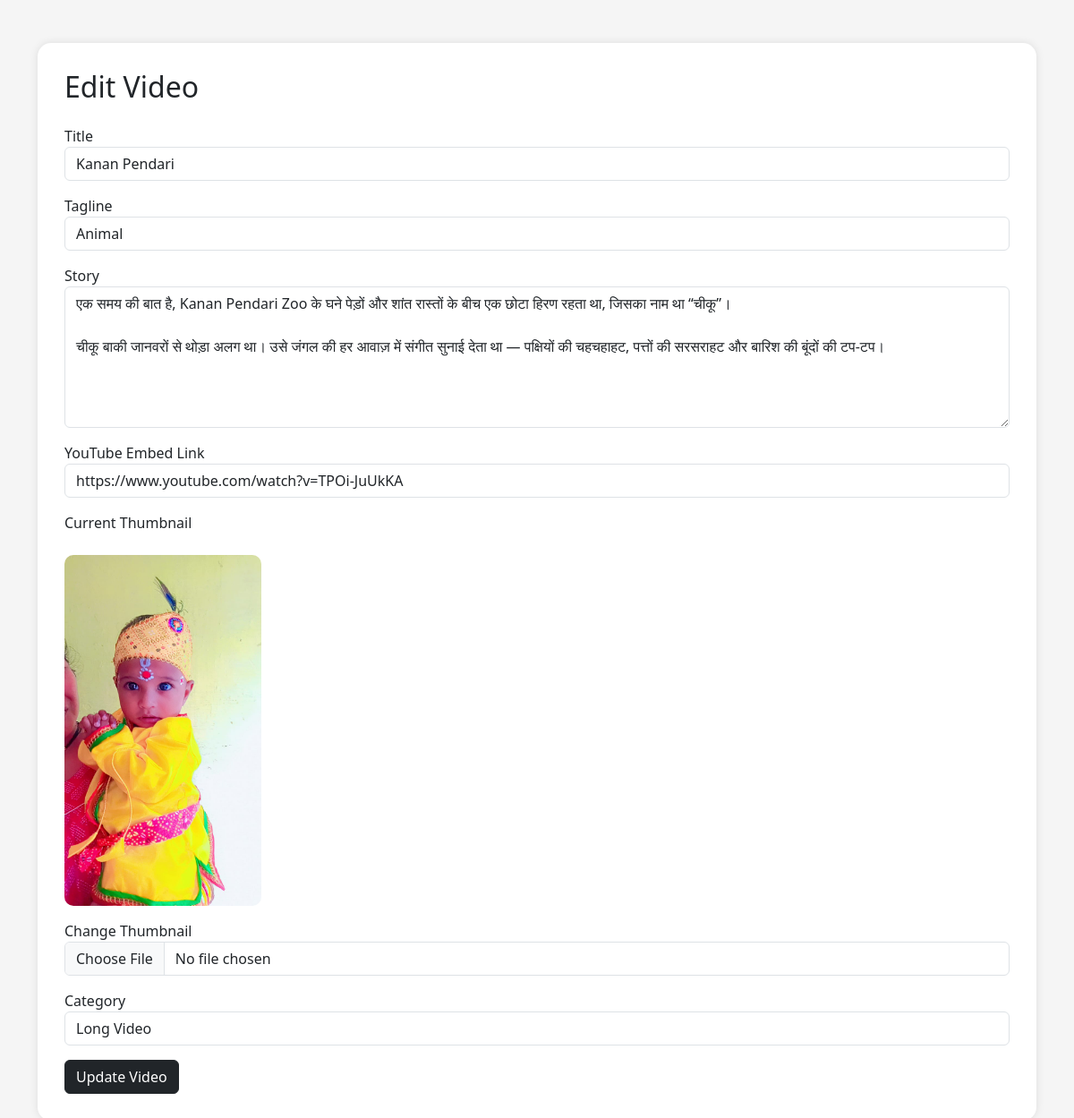
Screenshot of /admin/edit-video.php?id=2 (signed in) with the database file from the repository.
### tables this page shows
CREATE TABLE `videos` (
  `id` int NOT NULL,
  `title` varchar(255) DEFAULT NULL,
  `tagline` varchar(255) DEFAULT NULL,
  `story` text,
  `youtube_link` text,
  `thumbnail` varchar(255) DEFAULT NULL,
  `category` varchar(100) DEFAULT NULL,
  `views` int DEFAULT '0',
  `created_at` timestamp NULL DEFAULT CURRENT_TIMESTAMP,
  `slug` varchar(255) DEFAULT NULL,
  `status` enum('draft','published') DEFAULT 'published',
  `is_featured` tinyint(1) DEFAULT '0'
);

### admin/edit-video.php (the view, shortened to what this page needs)
<?php
include '../includes/config.php';
$id = $_GET['id'];
$query = mysqli_query($conn,
"SELECT * FROM videos
WHERE id='$id'");
$row = mysqli_fetch_assoc($query);
?>
<!DOCTYPE html>
<html>
<head>
<link href="https://cdn.jsdelivr.net/npm/bootstrap@5.3.3/dist/css/bootstrap.min.css"
rel="stylesheet">
</head>
<body>
<div class="container mt-5 mb-5">
<div class="edit-box">
<h2 class="mb-4">
Edit Video
</h2>
<form method="POST"
enctype="multipart/form-data">
<div class="mb-3">
<label>Title</label>
<input type="text"
name="title"
class="form-control"
value="<?php echo $row['title']; ?>"
required>
</div>
<div class="mb-3">
<label>Tagline</label>
<input type="text"
name="tagline"
class="form-control"
value="<?php echo $row['tagline']; ?>">
</div>
<div class="mb-3">
<label>Story</label>
<textarea
name="story"
class="form-control"
rows="6"><?php echo $row['story']; ?></textarea>
</div>
<div class="mb-3">
<label>YouTube Embed Link</label>
<input type="text"
name="youtube"
class="form-control"
value="<?php echo $row['youtube_link']; ?>">
</div>
<div class="mb-3">
<label>Current Thumbnail</label>
<br><br>
<img src="../uploads/<?php
echo $row['thumbnail'];
?>"
class="thumb">
</div>
<div class="mb-3">
<label>Change Thumbnail</label>
<input type="file"
name="thumbnail"
class="form-control">
</div>
<div class="mb-3">
<label>Category</label>
<select
name="category"
class="form-control">
<option <?php
if($row['category']=="Long Video")
echo "selected";
?>>
Long Video
</option>
</select>
</div>
<button
name="update"
class="btn btn-dark">
Update Video
</button>
</form>
</div>
</div>
</body>
</html>

### admin/edit-video.php (style rules this page uses)
body { background:#f5f5f5; }
.edit-box { background:white; padding:30px; border-radius:15px; box-shadow:0 0 10px rgba(0,0,0,0.1); }
.thumb { width:220px; border-radius:10px; }

### rows the page displays
videos: title "Kanan Pendari", tagline "Animal", story "एक समय की बात है, Kanan Pendari Zoo के घने पेड़ों और शांत रास्तों के बीच एक छोटा हिरण रहता था, जिसका नाम था “चीकू”। चीकू बाकी जानवरों से थोड़ा अलग था। उसे जंगल की हर आवाज़ में संगीत सुनाई देता था — पक्षियों की चहचहाहट, पत्तों की सरसराहट और बारिश की बूंदों की टप-टप।", youtube "https://www.youtube.com/watch?v=TPOi-JuUkKA", thumbnail (picture), category "Long Video"
